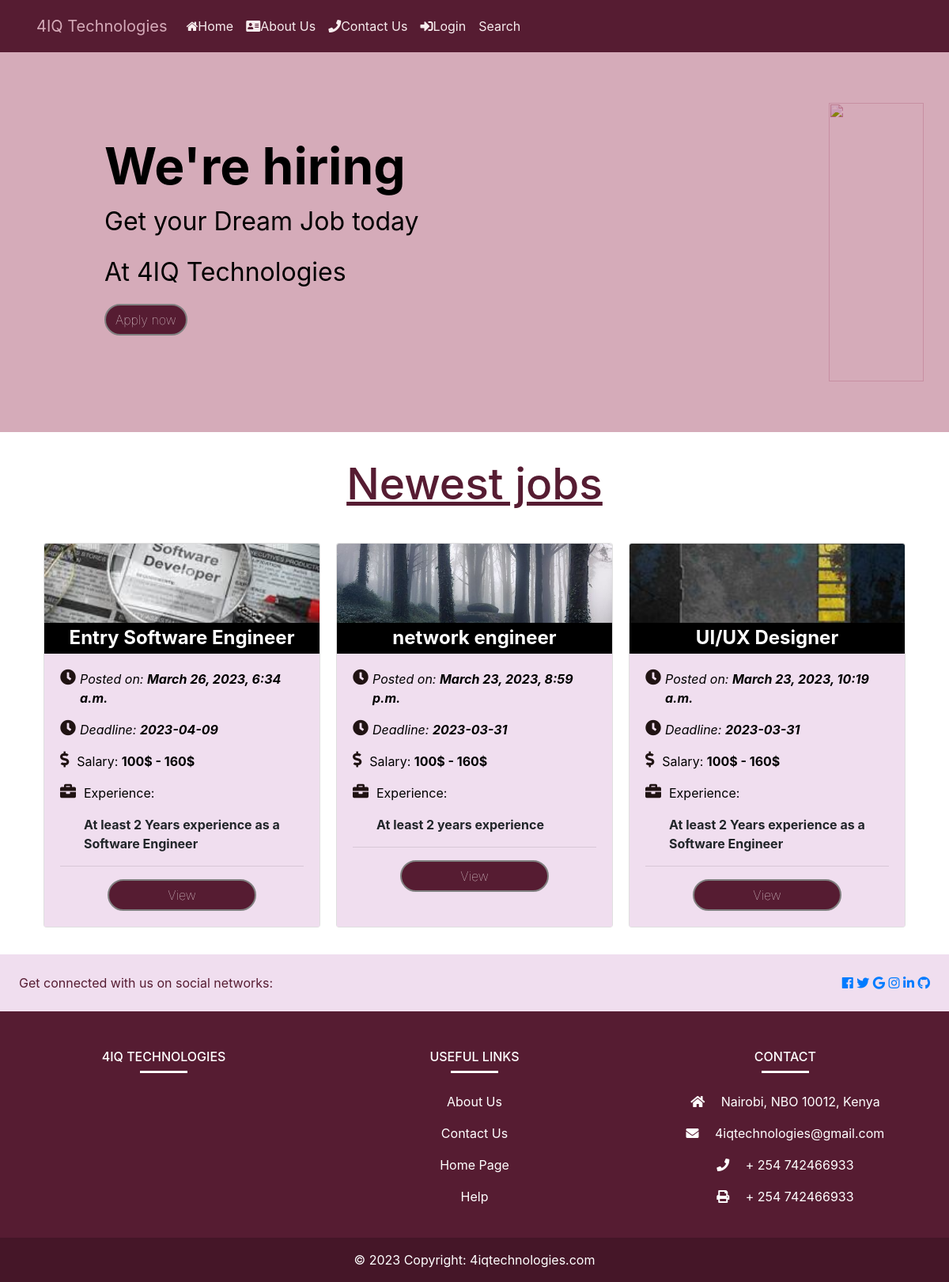
Page /employee/base on the committed database.
### job/models.py (models this page shows, shortened)
class Job(models.Model):
    COMPUTER_SUPPORT_SPECIALIST = 'Computer Support Specialist'
    HARDWARE_ENGINEER = 'Hardware Engineer'
    COMPUTER_SYSTEM_ANALYST = 'Computer System Analyst'
    SOFTWARE_DEVELOPER = 'Software Developer'
    PROGRAMMER = 'Programmer'
    WEB_DEVELOPER = 'Web Developer'
    NETWORK_ENGINEER = 'Network Engineer'
    SOFTWARE_TESTER = 'Software Tester'
    FRONTEND_DEVELOPER = "Frontend Developer"
    BACKEND_DEVELOPER = "Backend Developer"
    CHOICES_SIZE =   ( (COMPUTER_SUPPORT_SPECIALIST ,'COMPUTER_SUPPORT_SPECIALIST'),
    ( HARDWARE_ENGINEER ,'HARDWARE_ENGINEER'),
    ( COMPUTER_SYSTEM_ANALYST, 'COMPUTER_SYSTEM_ANALYST' ),
    ( SOFTWARE_DEVELOPER, 'SOFTWARE_DEVELOPER'),
    ( PROGRAMMER , 'PROGRAMMER'),
    ( WEB_DEVELOPER,'WEB_DEVELOPER'),
    ( NETWORK_ENGINEER,'NETWORK_ENGINEER'),
    ( SOFTWARE_TESTER,'SOFTWARE_TESTER'),
    (FRONTEND_DEVELOPER,"FRONTEND_DEVELOPER"),
    (BACKEND_DEVELOPER,"BACKEND_DEVELOPER")
    )
    ACTIVE = 'active'
    EMPLOYED = 'employed'
    ARCHIVED = 'archived'
    CHOICES_STATUS = (
        (EMPLOYED,'Employed'),
        (ACTIVE,'Active' ),
        (ARCHIVED,'Archived' )
     )
    title = models.CharField(max_length=200)
    created_at = models.DateTimeField(auto_now_add=True)
    skillset_required = models.TextField(null=True)
    about_job= models.TextField(blank=True, null=True)
    image = models.ImageField(upload_to="covers/",null=True,blank=True)
    experience = models.CharField(max_length=100,null=True)
    salary = models.CharField(max_length=50,null=True)
    deadline = models.CharField(max_length=50,null=True)
    department_name = models.CharField( max_length=30,choices=CHOICES_SIZE)
    created_by = models.ForeignKey(User,
                                   related_name="jobs",
                                   on_delete=models.CASCADE)
    status = models.CharField(max_length=20,choices=CHOICES_STATUS,default='active')
    class Meta:
        ordering = ['-created_at']

### employee/views.py (the view)
# urls.py: path("base", views.base, name="base"),
def base(request):
    jobs = Job.objects.all()[0:8]
    return render(request, "base.html", {'jobs': jobs})

### notification/context_processors.py (called while the page is built)
def notifications(request):
    if request.user.is_authenticated:
        return {
            'notificactions': request.user.notifications.filter(is_read=False)
        }
    else:
        return {'notifications': []}

### employee/templates/base.html (shortened to what this page needs)
{% load static %} {% include 'header.html' %}
<div
  class="jumbotron feature custom-land-page-bg"
  style="
    border-radius: 0;
    background-color: #d5abb9;
    height: 60vh;
    display: flex;
  "
>
  <div
    style="
      width: 100%;
      color: black;
      align-items: center;
      display: flex;
      justify-content: space-between;
      margin-left: 100px;
    "
  >
    <div>
      <h1 style="font-weight: bolder; font-size: 4em">We're hiring</h1>
      <p style="font-size: 2em">Get your <span>Dream Job</span> today</p>
      <p style="font-size: 2em">At 4IQ Technologies</p>
      <p>
        <a
          class="btn custom-btn"
          style="
            font-weight: 100;
            font-size: 1em;
            border: solid 2px grey;
            color: #f7edee;
            background-color: #561c32;
            border-radius: 10cm;
          "
          href=""
          >Apply now</a
        >
      </p>
    </div>
  </div>
  <div>
    <img
      src="https://img.freepik.com/premium-vector/we-are-hiring-group-people-are-holding-paper_186930-737.jpg"
      alt=""
      style="
        display: flex;
        margin-right: 100px;
        height: 100%;
        mix-blend-mode: color-burn;
      "
    />
  </div>
</div>
{% block content %}
<center>
  <h2
    class="subtitle has-text-centered"
    style="color: #561c32; font-size: 55px; text-decoration: underline"
  >
    Newest jobs
  </h2>
</center>
<div
  class="container row"
  style="width: 100%; margin: auto; display: flex; justify-content: center"
>
  {% for job in jobs %}
  <div class="card" style="width: 350px; margin: 10px">
    {% if job.image %}
    <img
      class="card-img-top"
      src="{{ job.image.url }}"
      style="height: 100px; object-fit: cover; overflow: hidden"
      alt="Card image cap"
    />
    {% endif %}
    <h4
      class="card-title"
      style="
        margin: 0px;
        font-weight: bolder;
        padding: 5px;
        text-align: center;
        background-color: black;
        color: white;
      "
    >
      {{job.title }}
    </h4>
    <div class="card-body" style="background-color: #f0deef">
      <div class="media">
        <div class="media-content">
          <div style="display: flex">
            <i
              style="font-size: 20px; color: rgb(32, 19, 19); margin-right: 5px"
              class="fas fa-clock"
            ></i>
            <p style="color: black; font-style: italic">
              Posted on:
              <span class="title" style="font-weight: bolder"
                >{{ job.created_at }}</span
              >
            </p>
          </div>
          <div style="display: flex;">
          <i
          style="font-size: 20px; color: rgb(32, 19, 19); margin-right: 5px"
          class="fas fa-clock"
        ></i>
          <p style="color: black; font-style: italic">
            Deadline:
            <span class="title" style="font-weight: bolder"
              >{{ job.deadline }}</span
            >
          </p>
        </div>
          <div style="display: flex">
            <i
              style="font-size: 20px; color: rgb(32, 19, 19)"
              class="fas fa-dollar-sign"
            ></i>
            <div style="display: inline; margin: 0px 10px; margin-right: 100px">
                <p style="color: black">Salary: <span class="title" style="font-weight: bolder;">{{ job.salary }}</span></p>
            </div>
          </div>
          <div style="display: flex">
            <i
              style="font-size: 20px; color: rgb(32, 19, 19)"
              class="fas fa-briefcase"
            ></i>
            <div style="display: inline; margin: 0px 10px">
              <p style="color: black">Experience:</p>
              <span class="title" style="font-weight: bolder"
              >{{ job.experience}}</span>
            </div>
          </div>
        </div>
      </div>
      <div>
        <hr />
        <center>
          <a
            class="btn custom-btn"
            style="
              font-weight: 100;
              font-size: 1em;
              border: solid 2px grey;
              color: #f7edee;
              background-color: #561c32;
              border-radius: 10cm;
              width: 5cm;
              align-items: center;
            "
            href="{% url 'job:job_detail' job.id %}"
            >View</a
          >
        </center>
      </div>
    </div>
  </div>
  {% endfor %}
</div>
{% endblock %}
{% include 'footer.html' %}

### rows in the picture
Job: image (picture), title "Entry Software Engineer", created_at "March 26, 2023, 6:34 a.m.", deadline "2023-04-09", salary "100$ - 160$", experience "At least 2 Years experience as a Software Engineer"
Job: image (picture), title "network engineer", created_at "March 23, 2023, 8:59 p.m.", deadline "2023-03-31", salary "100$ - 160$", experience "At least 2 years experience"
Job: image (picture), title "UI/UX Designer", created_at "March 23, 2023, 10:19 a.m.", deadline "2023-03-31", salary "100$ - 160$", experience "At least 2 Years experience as a Software Engineer"
